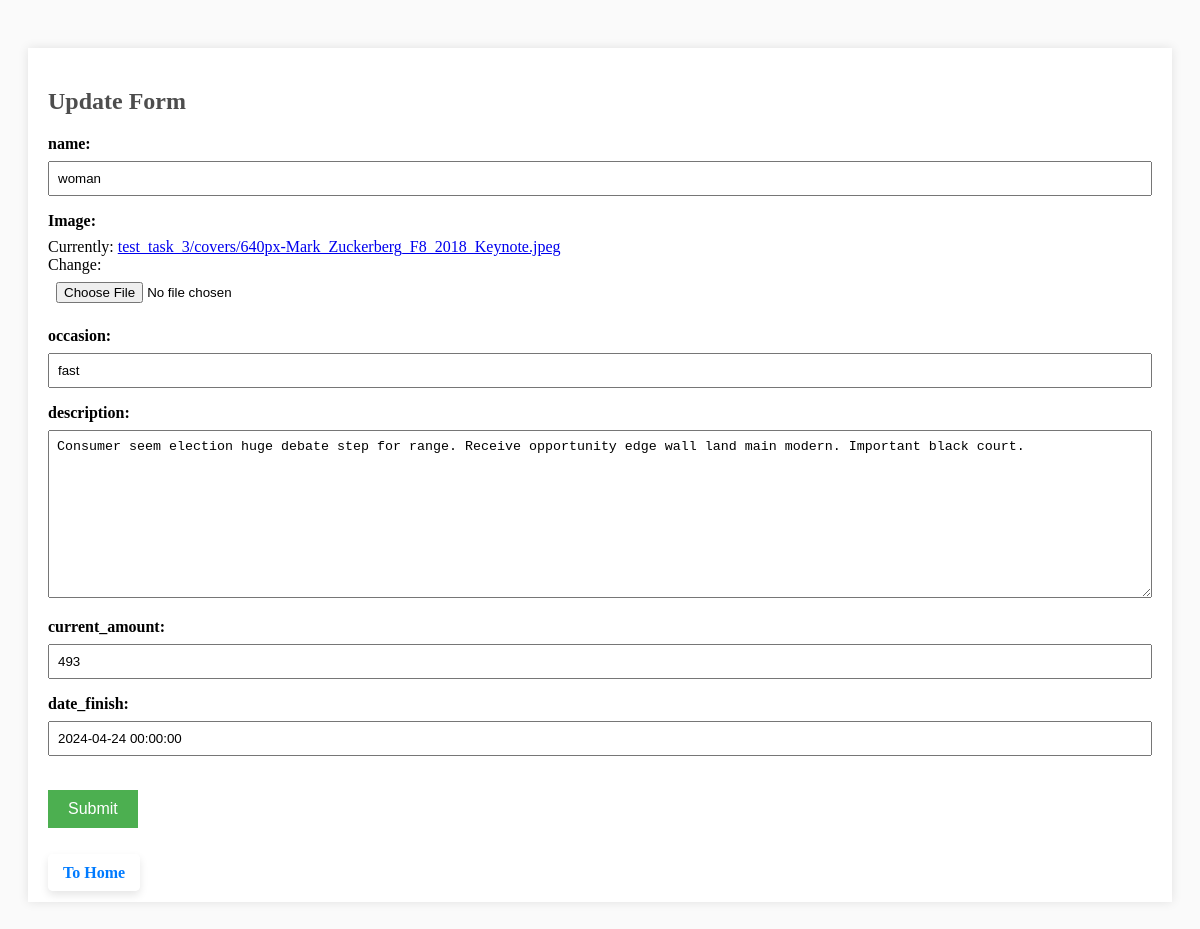
Screenshot of /change/297/ with the database file from the repository.
### task_app/models.py (models this page shows, shortened)
class Collect(models.Model):
    author = models.ForeignKey(User, on_delete=models.CASCADE)
    name = models.CharField(max_length=100)
    occasion = models.CharField(max_length=100)
    description = models.TextField()
    amount_to_achieve = models.CharField(max_length=100, default='Infinitive')
    current_amount = models.IntegerField()
    image = models.ImageField(upload_to='covers/')
    date_finish = models.DateTimeField()
    when_created = models.DateTimeField(auto_now_add=True)
    FIO = models.CharField(max_length=100)
    class Meta:
        verbose_name = 'Collect'
        verbose_name_plural = 'Collects'

### task_app/views.py (the view, shortened to what this page needs)
# urls.py: path('change/<int:pk>/', views.UpdateGroupDonation.as_view(), name='change'),
class UpdateGroupDonation(UpdateView):
    model = Collect
    form_class = AddGroupDonationForm
    template_name = 'task_app/change.html'
    success_url = '/'

### task_app/forms.py
class AddGroupDonationForm(forms.ModelForm):
    class Meta:
        model = Collect
        fields = ('FIO','name', 'occasion', 'description', 'current_amount', 'image', 'date_finish')

### task_app/templates/task_app/change.html (shortened to what this page needs)
<!DOCTYPE html>
{% load static %}
<html lang="en">
<head>
  <link rel="stylesheet" href="{% static 'task_app/index.css' %}">
</head>
<body>
<div class="job-form-container">
    <h2>Update Form</h2>
    <form method="post" enctype="multipart/form-data" action="{% url 'change' object.id %}">
        <label for="{{ form.name.id_for_label }}"><b>name:</b></label>
        {{ form.name }}
        <label for="{{ form.image.id_for_label }}"><b>Image:</b></label>
        {{ form.image }}
        <label for="{{ form.occasion.id_for_label }}"><b>occasion:</b></label>
        {{ form.occasion }}
        <label for="{{ form.description.id_for_label }}"><b>description:</b></label>
        {{ form.description }}
        <label for="{{ form.current_amount.id_for_label }}"><b>current_amount:</b></label>
        {{ form.current_amount }}
        <label for="{{ form.date_finish.id_for_label }}"><b>date_finish:</b></label>
        {{ form.date_finish }}
        <br>
        <br>
        <button type="submit">Submit</button>
    </form>
    <br>
    <br>
    <a class='a' href="{% url 'home' %}">To Home</a>
</div>
</body>
</html>

### task_app/static/task_app/index.css (style rules this page uses)
body { background-color: hsl(0, 0%, 98%); padding: 20px; }
h1, h2, h3, h4, h5, h6 { color: hsl(0, 0%, 30%); }

### task_app/templates/task_app/change.html (style rules this page uses)
.job-form-container { max-width: auto px; margin: 20px auto; padding: 20px; background-color: #fff; box-shadow: 0 0 10px rgba(0, 0, 0, 0.1); }
.job-form-container label { display: block; margin-bottom: 8px; }
.job-form-container input, .job-form-container textarea { width: 100%; padding: 8px; margin-bottom: 16px; box-sizing: border-box; }
.job-form-container button { background-color: #4caf50; color: #fff; padding: 10px 20px; border: none; cursor: pointer; font-size: 16px; }
.a { text-decoration: none; color: #007bff; font-weight: bold; padding: 10px 15px; border-radius: 5px; background-color: #ffffff; box-shadow: 0 4px 8px rgba(0, 0, 0, 0.1); }

### rows the page displays
Collect: name "woman", occasion "fast", description "Consumer seem election huge debate step for range. Receive opportunity edge wall land main modern. Important black court.", current_amount "493", date_finish "2024-04-24 00:00:00"
